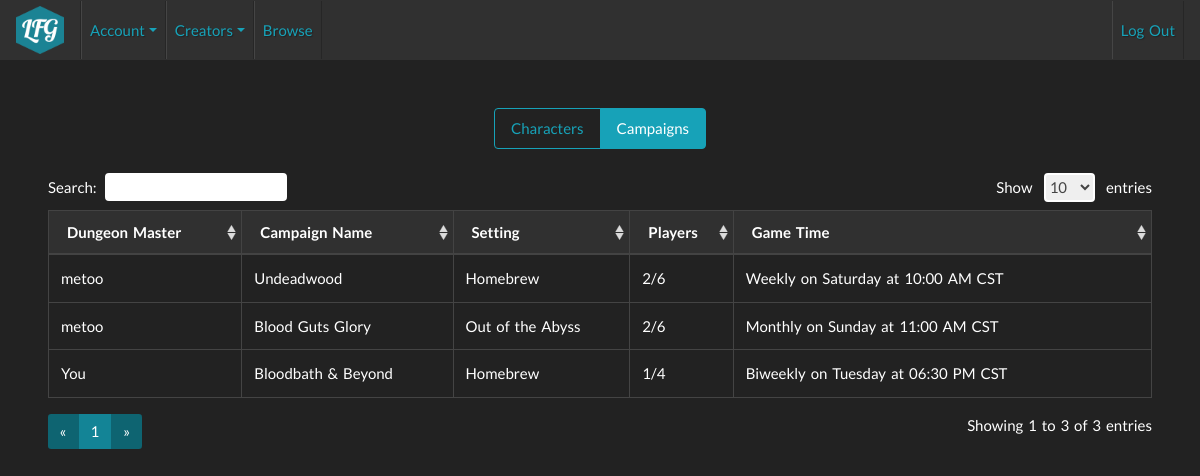
/campaigns (signed in), run on the app's committed database.
### tables this page shows
CREATE TABLE 'campaigns' ('camp_id' integer PRIMARY KEY AUTOINCREMENT NOT NULL,'dm' integer NOT NULL, 'camp_name' varchar(50) NOT NULL, 'setting' varchar(50) NOT NULL, 'players' smallint NOT NULL DEFAULT 0, 'max' smallint NOT NULL, 'freq' varchar(9),'day' varchar(9),'time' varchar(8), 'zone' varchar(5), 'details' varchar(1000));

CREATE TABLE 'users' ('id' integer PRIMARY KEY AUTOINCREMENT NOT NULL, 'username' varchar(50) NOT NULL, 'hash' text NOT NULL, 'char_limit' smallint NOT NULL DEFAULT 10, 'camp_limit' smallint NOT NULL DEFAULT 10);

### application.py (the view)
@app.route("/campaigns")
@login_required
def campaigns():
    char_camps = db.execute("SELECT camp_id, username, camp_name, setting, players, max, freq, day, time, zone FROM campaigns INNER JOIN users ON campaigns.dm = users.id WHERE camp_id IN (SELECT camp_id FROM characters WHERE id = :id AND camp_id IS NOT NULL)",
                            id=session["user_id"])
    campaigns = db.execute("SELECT camp_id, camp_name, setting, players, max, freq, day, time, zone FROM campaigns WHERE dm = :dm",
                           dm=session["user_id"])
    return render_template("campaigns.html", char_camps=char_camps, campaigns=campaigns)

### application.py (called while the page is built)
@app.after_request
def after_request(response):
    response.headers["Cache-Control"] = "no-cache, no-store, must-revalidate"
    response.headers["Expires"] = 0
    response.headers["Pragma"] = "no-cache"
    return response

### helpers.py (called while the page is built)
def login_required(f):
    @wraps(f)
    def decorated_function(*args, **kwargs):
        if session.get("user_id") is None:
            return redirect("/login")
        return f(*args, **kwargs)
    return decorated_function

### templates/campaigns.html (shortened to what this page needs)
{% extends "layout.html" %}
{% block main %}
    <div class="btn-group mb-3" role="group" aria-label="Table Navigation">
        <button type="button" class="btn btn-outline-info px-3 py-2" aria-label="Characters button" onclick="window.location='/characters'">Characters</button>
        <button type="button" class="btn btn-outline-info px-3 py-2 active" aria-label="Campaigns button" onclick="window.location='/campaigns'">Campaigns</button>
    </div>
    <div class="text-left spacing">
        <div class="table-responsive dataTables_wrapper no-footer" id="DataTables_Camp_Table_wrapper">
            <table class="table table-bordered table-hover dataTable no-footer" id="DataTables_Camp_Table">
                <thead class="thead-dark">
                    <tr class="row_link">
                        <th class="sorting_asc" tabindex="0" aria-controls="DataTables_Camp_Table" rowspan="1" colspan="1" aria-sort="ascending" aria-label="Dungeon Master: activate to sort column descending">Dungeon Master</th>
                        <th class="sorting" tabindex="0" aria-controls="DataTables_Camp_Table" rowspan="1" colspan="1" aria-label="Campaign Name: activate to sort column ascending">Campaign Name</th>
                        <th class="sorting" tabindex="0" aria-controls="DataTables_Camp_Table" rowspan="1" colspan="1" aria-label="Setting: activate to sort column ascending">Setting</th>
                        <th class="sorting" tabindex="0" aria-controls="DataTables_Camp_Table" rowspan="1" colspan="1" aria-label="Players: activate to sort column ascending">Players</th>
                        <th class="sorting" tabindex="0" aria-controls="DataTables_Camp_Table" rowspan="1" colspan="1" aria-label="Game Time: activate to sort column ascending">Game Time</th>
                    </tr>
                </thead>
                <tbody>
                    {% for char in char_camps %}
                        <tr class="row_link" onclick="window.location='/camp?camp_id={{ char.camp_id }}'" data-toggle="tooltip" data-placement="bottom" title="Click to view">
                            <td>{{ char.username }}</td>
                            <td>{{ char.camp_name }}</td>
                            <td>{{ char.setting }}</td>
                            <td>{{ char.players }}/{{ char.max }}</td>
                            <td>{{ char.freq }} on {{ char.day }} at {{ char.time }} {{ char.zone }}</td>
                        </tr>
                    {% endfor %}
                    {% for camp in campaigns %}
                        <tr class="row_link" onclick="window.location='/camp?camp_id={{ camp.camp_id }}'" data-toggle="tooltip" data-placement="bottom" title="Click to view/edit">
                            <td>You</td>
                            <td>{{ camp.camp_name }}</td>
                            <td>{{ camp.setting }}</td>
                            <td>{{ camp.players }}/{{ camp.max }}</td>
                            <td>{{ camp.freq }} on {{ camp.day }} at {{ camp.time }} {{ camp.zone }}</td>
                        </tr>
                    {% endfor %}
                </tbody>
            </table>
        </div>
    </div>
{% endblock %}

### templates/layout.html (shortened to what this page needs)
<!DOCTYPE html>
<html lang="en">
    <head>
        <link href="/static/theme.css" rel="stylesheet">
        <link href="/static/styles.css" rel="stylesheet">
    </head>
    <body>
        <nav class="navbar navbar-expand-sm navbar-dark bg-dark spacing">
            <a class="navbar-brand" href="/"><img src="/static/images/favicon.ico" alt="Mini LFG Logo"></a>
            <div class="collapse navbar-collapse" id="navbar">
                {% if session.user_id %}
                    <ul class="navbar-nav mr-auto">
                        <li class="nav-item dropdown">
                            <a class="nav-link dropdown-toggle" href="#" id="navbarAccount" role="button" data-toggle="dropdown" aria-haspopup="true" aria-expanded="false">Account</a>
                        </li>
                        <li class="nav-item dropdown">
                            <a class="nav-link dropdown-toggle" href="#" id="navbarCreators" role="button" data-toggle="dropdown" aria-haspopup="true" aria-expanded="false">Creators</a>
                        </li>
                        <li class="nav-item"><a class="nav-link" href="/browse">Browse</a></li>
                    </ul>
                    <ul class="navbar-nav ml-auto">
                        <li class="nav-item"><a class="nav-link" href="/logout">Log Out</a></li>
                    </ul>
                {% else %}
                    <ul class="navbar-nav ml-auto">
                        <li class="nav-item"><a class="nav-link" href="/register">Register</a></li>
                        <li class="nav-item"><a class="nav-link" href="/login">Log In</a></li>
                    </ul>
                {% endif %}
            </div>
        </nav>
        <main class="container-fluid p-5">
            {% block main %}{% endblock %}
        </main>
    </body>
</html>

### static/styles.css (style rules this page uses)
.navbar { padding-bottom: 1px; padding-top: 1px; }
.spacing { word-spacing: 2px; }
main { overflow-x: auto; text-align: center; }
table.dataTable thead th, table.dataTable thead td { padding: 10px 18px; }
.sorting_asc { background: url('images/sort_asc.png') no-repeat right center; }
.sorting { background: url('images/sort_both.png') no-repeat right center; }

### data on the page
campaigns: username "metoo", camp_name "Undeadwood", setting "Homebrew", players "2", max "6", freq "Weekly", day "Saturday", time "10:00 AM", zone "CST"
campaigns: username "metoo", camp_name "Blood Guts Glory", setting "Out of the Abyss", players "2", max "6", freq "Monthly", day "Sunday", time "11:00 AM", zone "CST"
campaigns: camp_name "Bloodbath & Beyond", setting "Homebrew", players "1", max "4", freq "Biweekly", day "Tuesday", time "06:30 PM", zone "CST"
